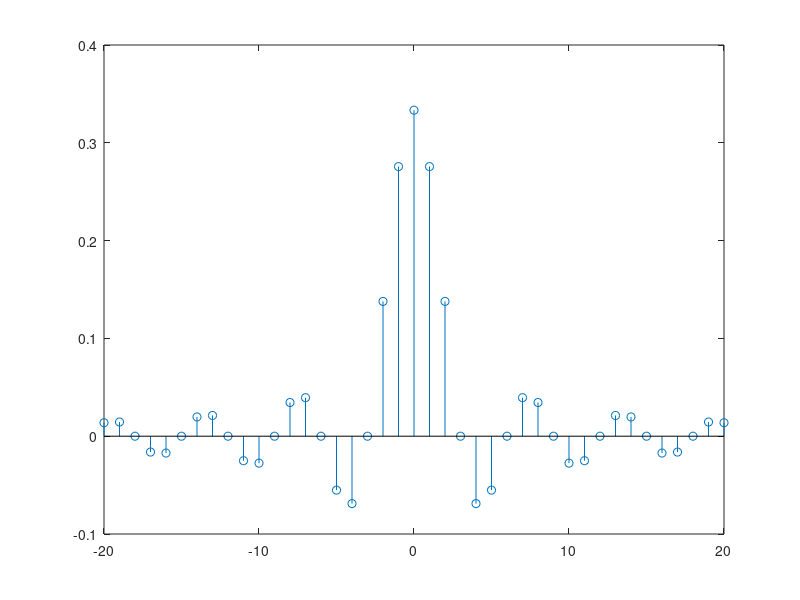
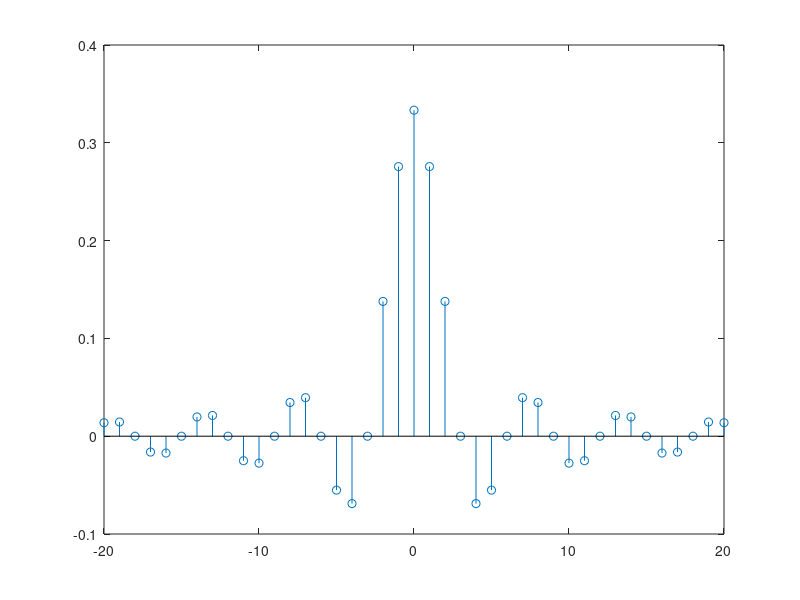
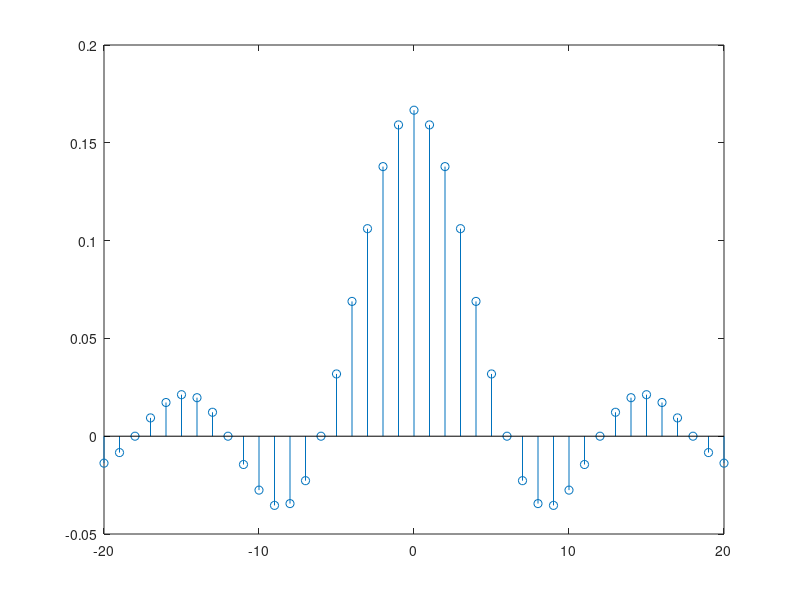

The MATLAB source for these figures, in order:
figure;
n = -20:1:20;
x = (sin(n.*pi./3))./(n.*pi);
x(21) = 1/3;
stem(n, x);

% Larger WLarger x[n] ValuesMore WavesNarrower Waves

figure;
n = -20:1:20;
x = (sin(n.*pi./3))./(n.*pi);
x(21) = 1/3;
stem(n, x);

% Smaller WSmaller x[n]ValuesLess WavesWider Waves

figure;
n = -20:1:20;
x = (sin(n.*pi./6))./(n.*pi);
x(21) = 1/6;
stem(n, x);